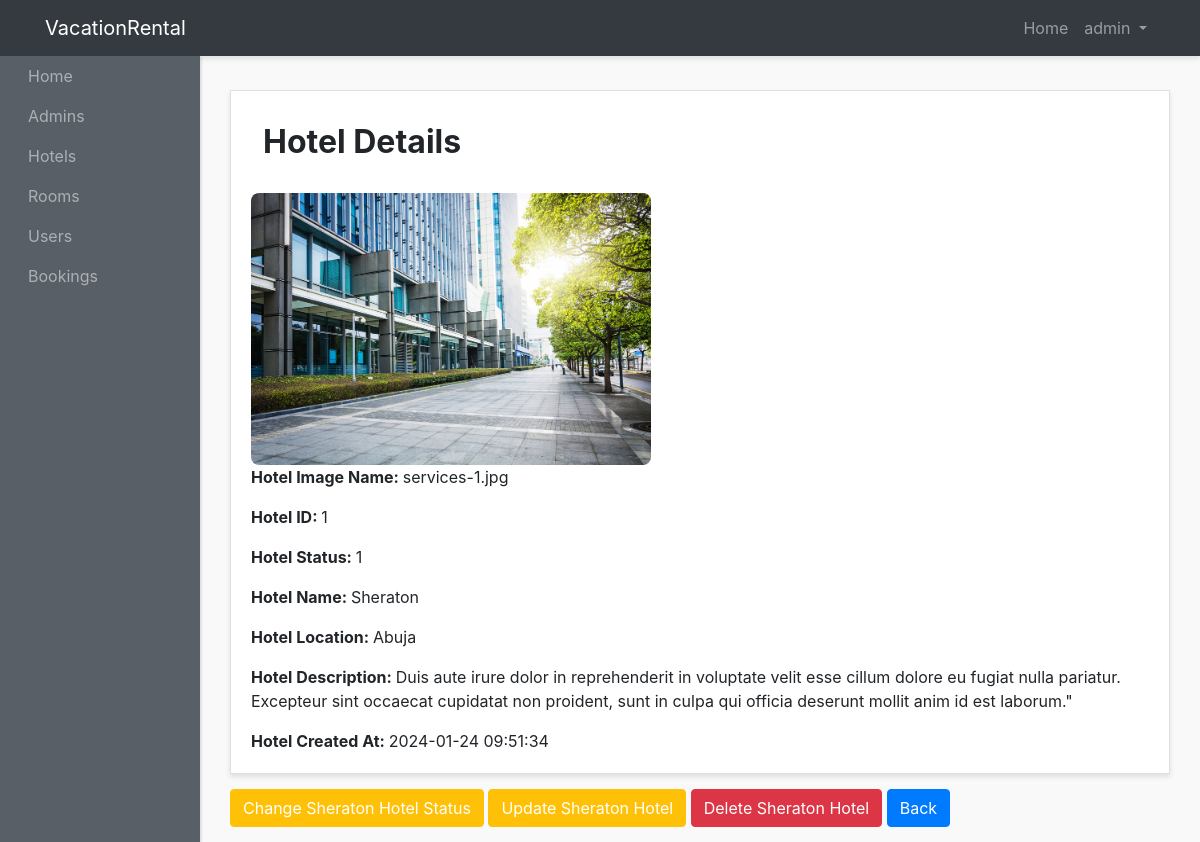
The app's page /admin-panel/hotels-admins/manage-hotels.php?id=1 (signed in) with its own data.
### tables this page shows
CREATE TABLE `hotels` (
  `id` int(11) NOT NULL,
  `name` varchar(255) NOT NULL,
  `image` varchar(255) NOT NULL,
  `description` text NOT NULL,
  `location` varchar(255) NOT NULL,
  `status` int(11) NOT NULL DEFAULT 1,
  `created_at` timestamp NOT NULL DEFAULT current_timestamp()
);

### admin-panel/hotels-admins/manage-hotels.php (the view, shortened to what this page needs)
<?php require "../layouts/header.php"; ?>
<?php require "../../config/config.php"; ?>
<?php
if (isset($_GET['id'])) {
    $id = $_GET['id'];
    $hotel = $conn->query("SELECT * FROM hotels WHERE id='$id'");
    $hotel->execute();
    $singleHotel = $hotel->fetch(PDO::FETCH_OBJ);
} else {
    echo "<script>window.location.href='".ADMINURL."/404.php'</script>";
}
?>
<div class="row">
    <div class="col">
        <div class="card">
            <h2 class="card-title" style="margin-top: 2rem; margin-left: 2rem;"><strong>Hotel Details</strong></h2>
            <div class="card-body">
                <img src="<?php echo HOTELSIMAGES; ?>/<?php echo $singleHotel->image; ?>" alt="" style="width: 25rem; height: 17rem; border-radius: 0.5rem;">
                <p class="card-text"><strong>Hotel Image Name: </strong><?php echo $singleHotel->image; ?></p>
                <p class="card-text"><strong>Hotel ID: </strong><?php echo $singleHotel->id; ?></p>
                <p class="card-text"><strong>Hotel Status: </strong><?php echo $singleHotel->status; ?></p>
                <p class="card-text"><strong>Hotel Name: </strong><?php echo $singleHotel->name; ?></p>
                <p class="card-text"><strong>Hotel Location: </strong><?php echo $singleHotel->location; ?></p>
                <p class="card-text"><strong>Hotel Description: </strong><?php echo $singleHotel->description; ?></p>
                <p class="card-text"><strong>Hotel Created At: </strong><?php echo $singleHotel->created_at; ?></p>
            </div>
        </div>
        <a  href="status-hotels.php?id=<?php echo $singleHotel->id; ?>" class="btn btn-warning text-white text-center ">Change <?php echo $singleHotel->name; ?> Hotel Status</a>
        <a  href="update-hotels.php?id=<?php echo $singleHotel->id; ?>" class="btn btn-warning text-white text-center ">Update <?php echo $singleHotel->name; ?> Hotel</a>
        <a href="delete-hotels.php?id=<?php echo $singleHotel->id; ?>" class="btn btn-danger  text-center ">Delete <?php echo $singleHotel->name; ?> Hotel</a>
        <a  href="show-hotels.php" class="btn btn-primary text-white text-center">Back</a>
    </div>
</div>
 <?php require "../layouts/footer.php"; ?>

### admin-panel/styles/style.css (style rules this page uses)
body { background: #f9f9f9; }
.card { margin-bottom: 15px; border-radius: 0; box-shadow: 0 3px 5px rgba(0, 0, 0, .1); }

### records on screen
hotels: image (picture), image "services-1.jpg", id "1", status "1", name "Sheraton", location "Abuja", description "Duis aute irure dolor in reprehenderit in voluptate velit esse cillum dolore eu fugiat nulla pariatur. Excepteur sint occaecat cupidatat non proident, sunt in culpa qui officia deserunt mollit anim id est laborum.\"", created_at "2024-01-24 09:51:34"

### other values on screen
$_SESSION['adminname'] "admin"
